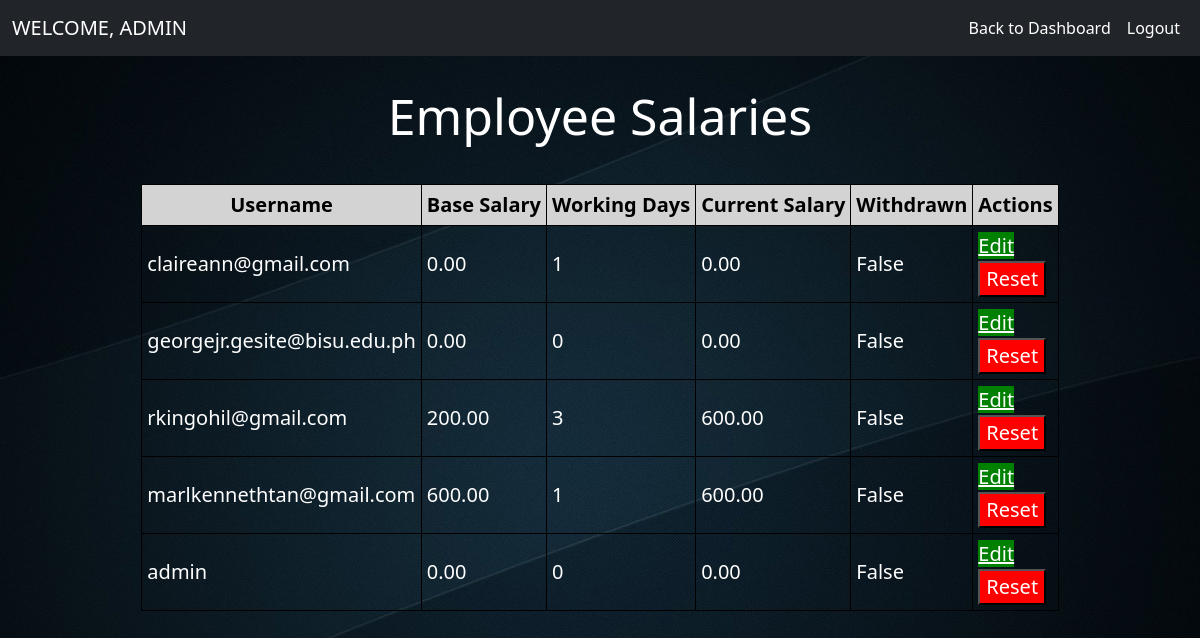
Before: /admin_salary/ (signed in) with the older database file.
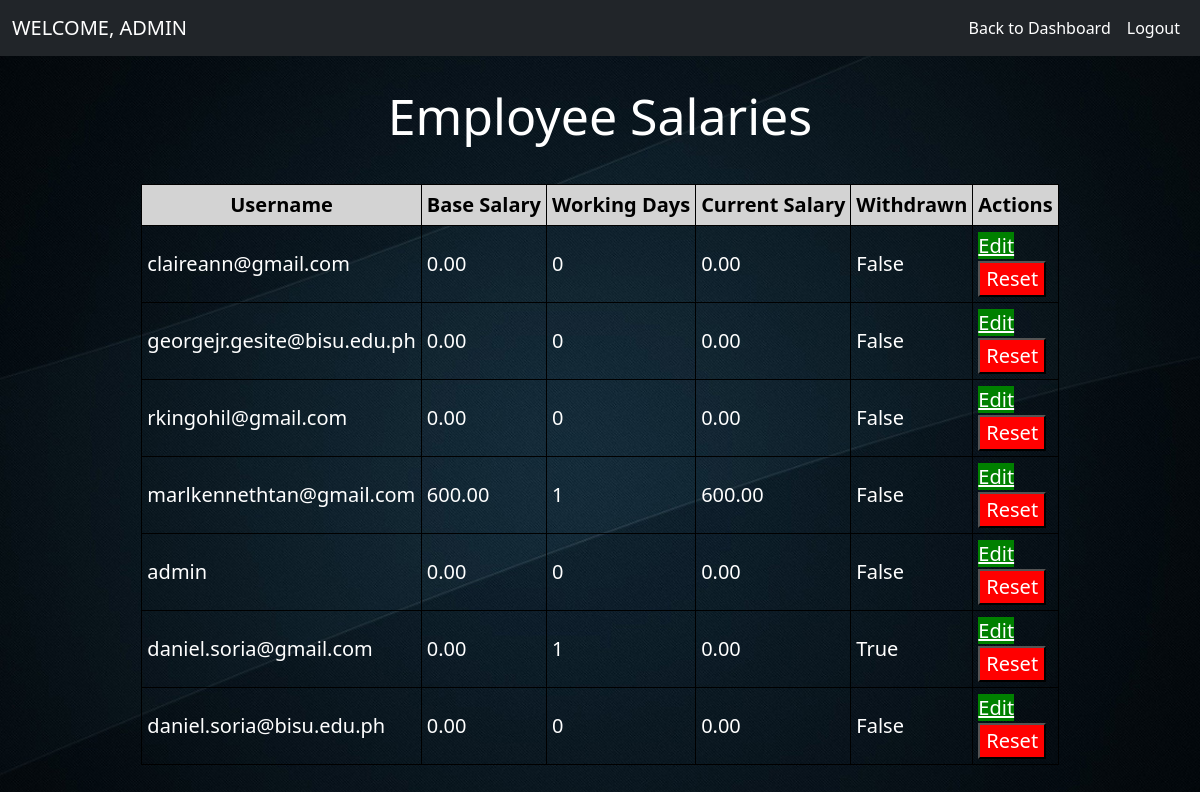
After: the same page with the newer database file.
### other_features/models.py (models this page shows)
class Salary(models.Model):
    user = models.ForeignKey(User, on_delete=models.CASCADE)
    base_salary = models.DecimalField(default=0, max_digits=10, decimal_places=2)
    working_days = models.IntegerField(default=0)
    withdrawn = models.BooleanField(default=False)

### other_features/views.py (the view, shortened to what this page needs)
# urls.py: path('admin_salary/', AdminSalaryView.as_view(), name='admin_salary'),
class AdminSalaryView(UserPassesTestMixin,View):
    login_url = '/login/'
    raise_exception = True
    def test_func(self):
        return self.request.user.is_staff
    def get(self, request):
        salaries = Salary.objects.all()
        for salary in salaries:
            salary.working_days = Attendance.objects.filter(user=salary.user, present=True).count()
            salary.current_salary = salary.base_salary * salary.working_days
        context = {'salaries': salaries}
        return render(request, 'admin_salary.html', context)

### other_features/templates/admin_salary.html (shortened to what this page needs)
{% extends 'admin_home.html' %}
{% load static %}
{% block body %}
<body style="background-image:url('{% static 'images/eml.jpg'%}'); background-repeat: no repeat; background-size: 100%">
<center>
  <h1>Employee Salaries</h1>
  <table>
    <thead>
        <tr>
            <th>Username</th>
            <th>Base Salary</th>
            <th>Working Days</th>
            <th>Current Salary</th>
            <th>Withdrawn</th>
            <th>Actions</th>
        </tr>
    </thead>
    <tbody>
        {% for salary in salaries %}
        <tr>
            <td>{{ salary.user.username }}</td>
            <td>{{ salary.base_salary }}</td>
            <td>{{ salary.working_days }}</td>
            <td>{{ salary.current_salary }}</td>
            <td>{{ salary.withdrawn }}</td>
            <td>
                <a style="color:white; background-color:green" href="{% url 'update_base_salary' pk=salary.pk %}">Edit</a>
                <form method="post" action="{% url 'admin_salary' %}">
                    <input style=" background-color:red; color:white" type="submit" value="Reset">
                </form>
            </td>
        </tr>
        {% endfor %}
    </tbody>
</table>
</center>
</body>
{% endblock %}

Changed rows visible on the page:
computed for Salary "claireann@gmail.com": working_days "1" → "0"
changed Salary "rkingohil@gmail.com": base_salary "200.00" → "0.00"; working_days "3" → "0"; current_salary "600.00" → "0.00"
added Salary: user.username "daniel.soria@gmail.com", base_salary "0.00", working_days "1", current_salary "0.00", withdrawn "True"
added Salary: user.username "daniel.soria@bisu.edu.ph", base_salary "0.00", working_days "0", current_salary "0.00", withdrawn "False"
